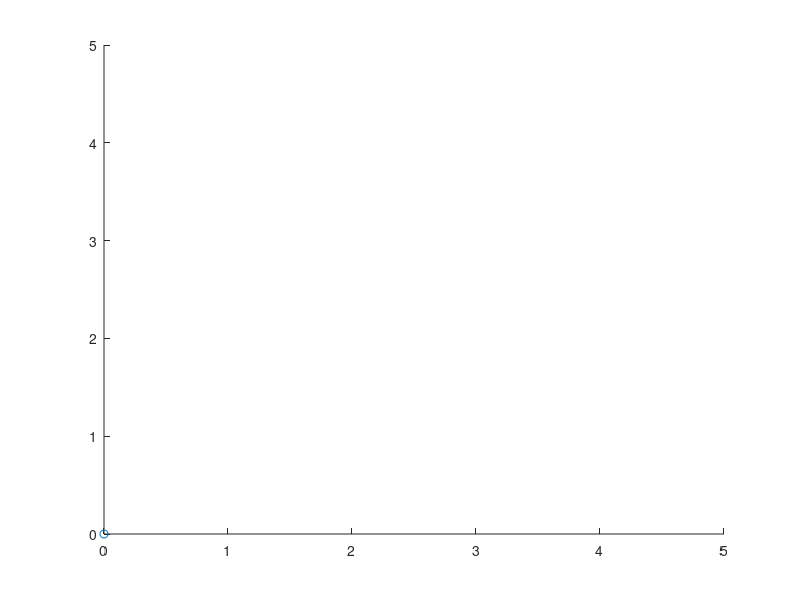

MATLAB code for this plot:
clear
clc

% reading the data
data=csvread('Shapes.csv');

% setting borders between shapes
border=find(data(:,1)==2);

% finding coordinates of all shapes

for count=1:length(border)+1
    store(count).record_1=[];

    if count==1
        height=1:border(1)-1;
    elseif count==length(border)+1
        height=border(end)+1:size(data,1);
    else
        height=border(count-1)+1:border(count)-1;
    end
    
    for i=flip(height)
        for j=1:size(data,2)
            if data(i,j)==1
                store(count).record_1 = [store(count).record_1;[j-1,(0+height(end)-i)]];
            end
        end
    end
    
%     store(count).record_1
end


% practising outputting coordinates on grid
figure(1)
clf
scatter(store(1).record_1(:,1),store(1).record_1(:,2))
xlim([0, 5])
ylim([0, 5])
set(gca, 'XTick', 0:5)
set(gca, 'YTick', 0:5)

% store

% source_coords=store(1).record_1()

%{
hold on

scatter([1,2],[0,1],'x')
%}

angle=90;
fig_num=2;

for shape_count=[1:length(border)+1] % for shape_count=[1:length(border)+1]
%     fprintf('We are doing shape %.0f',shape_count)
    for flip_count=1:2
        
        if flip_count==1
            source_coords=store(shape_count).record_1();
            count_array=[2:4];
        else
            source_coords=[-store(shape_count).record_1(:,1),store(shape_count).record_1(:,2)];
            count_array=[5:8];
        end
        
        for count=count_array
            
            % rotating the shape
            store(shape_count).(genvarname([strcat('record_',num2str(count))])) (:,1) = source_coords(:,1)*cosd(angle*(count-1)) + source_coords(:,2)*sind(angle*(count-1));
            store(shape_count).(genvarname([strcat('record_',num2str(count))])) (:,2) = source_coords(:,2)*cosd(angle*(count-1)) - source_coords(:,1)*sind(angle*(count-1));
            
            % moving the rotated coordinates so the bottom left is at the origin
            store(shape_count).(genvarname([strcat('record_',num2str(count))])) (:,1) = store(shape_count).(genvarname([strcat('record_',num2str(count))]))(:,1) + - min(store(shape_count).(genvarname([strcat('record_',num2str(count))]))(:,1));
            store(shape_count).(genvarname([strcat('record_',num2str(count))])) (:,2) = store(shape_count).(genvarname([strcat('record_',num2str(count))]))(:,2) + - min(store(shape_count).(genvarname([strcat('record_',num2str(count))]))(:,2));
            
            % displaying coords of all shapes
            
%             figure(fig_num)
%             clf
%             scatter(store(shape_count).(genvarname([strcat('record_',num2str(count))]))(:,1),store(shape_count).(genvarname([strcat('record_',num2str(count))]))(:,2))
%             xlim([0, 5])
%             ylim([0, 5])
%             set(gca, 'XTick', 0:5)
%             set(gca, 'YTick', 0:5)

            % displaying coords of just shape 3
                
%             if shape_count==3
%                 figure(fig_num)
%                 clf
%                 scatter(store(shape_count).(genvarname([strcat('record_',num2str(count))]))(:,1),store(shape_count).(genvarname([strcat('record_',num2str(count))]))(:,2))
%                 xlim([0, 5])
%                 ylim([0, 5])
%                 set(gca, 'XTick', 0:5)
%                 set(gca, 'YTick', 0:5)
%             end
            
            fig_num=fig_num+1;
            
        end
    end
end
    

% sorting store struct first by sorting x values and sorting y values in the same way
% then sorting x and y values together
% this makes it easy to see if a rotation of a shape is the same as another rotation of this same shape

for j=1:length(border)+1
    for i = 1:8
%         store(j).(genvarname([strcat('record_',num2str(i))])) (:,1) = sort(store(j).(genvarname([strcat('record_',num2str(i))])) (:,1));
        
        % ordering store struct items according to x values
        [store(j).(genvarname([strcat('record_',num2str(i))]))(:,1), order] = sort(store(j).(genvarname([strcat('record_',num2str(i))])) (:,1));
        store(j).(genvarname([strcat('record_',num2str(i))])) (:,2) = store(j).(genvarname([strcat('record_',num2str(i))])) (order,2);

        % ordering store struct items according to x & y coord values
        temp_sum=sum(store(j).(genvarname([strcat('record_',num2str(i))]))');
        [ordered, order]=sort(temp_sum);
        store(j).(genvarname([strcat('record_',num2str(i))]))=store(j).(genvarname([strcat('record_',num2str(i))]))(order,:);
        
    end
end

%{
% only keeping non-duplicated coords in store

for shape_count=[1:length(border)+1] % for shape_count=[1:length(border)+1]

    for count_duplicate=8:-1:2
        
        duplicate=false;
        
        for i=count_duplicate-1:-1:1
            if store(shape_count).(genvarname([strcat('record_',num2str(count_duplicate))])) == store(shape_count).(genvarname([strcat('record_',num2str(i))]))
                duplicate=true;
                break
            end
        end
        
        if duplicate == true
            store(shape_count).(genvarname([strcat('record_',num2str(count_duplicate))]))=[];
        end
        
    end
end


% putting all orientations from store struct into a new struct called all_orientations

count=1;

for j=1:length(border)+1
    for i = 1:8
        if length(store(j).(genvarname([strcat('record_',num2str(i))]))) ~= 0
            all_orientations(count).record_1=store(j).(genvarname([strcat('record_',num2str(i))]));
            count=count+1;
        end
    end
end  


% trying to find all placements of all orientations
for shape_count=1:size(all_orientations,2) % for shape_count=1:28
    
    widen=5-max(all_orientations(shape_count).record_1(:,1));
    heighten=5-max(all_orientations(shape_count).record_1(:,2));
    
    count=1;
    for j=0:widen
        for i=0:heighten
            all_orientations(shape_count).(genvarname([strcat('record_',num2str(count))]))(:,2)=all_orientations(shape_count).record_1(:,2)+i;
            all_orientations(shape_count).(genvarname([strcat('record_',num2str(count))]))(:,1)=all_orientations(shape_count).record_1(:,1)+j;
            count=count+1;
        end
    end
    
%     % displaying coords after I've found the different possible placements
%     
%     if shape_count==28
%         for show_count=1:count-1
%             figure(show_count)
%             clf
%             scatter(all_orientations(shape_count).(genvarname([strcat('record_',num2str(show_count))]))(:,1),all_orientations(shape_count).(genvarname([strcat('record_',num2str(show_count))]))(:,2))
%             xlim([0, 5])
%             ylim([0, 5])
%             set(gca, 'XTick', 0:5)
%             set(gca, 'YTick', 0:5)
%         end
%     end

end


% making array of coordinates that are available to take

coords_available=[];

count=1;

for j=0:5
    for i=0:5
        coords_available(count,:)=[j,i];
        count=count+1;
    end
end

% removing the stumpers coordinates from the coordinates that are available to take

stumpers=[0,0; 0,2; 1,4; 2,3; 4,1; 5,3; 5,4];

for i=1:size(stumpers,1)
    for through=1:size(coords_available,1)
        if coords_available(through,:)==stumpers(i,:)
            coords_available(through,:)=[-1,-1];
        end
    end
end

% we can reset the coords_available matrix with the coords_available_base matrix
coords_available_base=coords_available;


% made all_placements struct from all_orientations struct
count=1;

for j=1:size(all_orientations,2)
    for i = 1:numel(fieldnames(all_orientations))
        if length(all_orientations(j).(genvarname([strcat('record_',num2str(i))]))) ~= 0
            all_placements(count).record_1=all_orientations(j).(genvarname([strcat('record_',num2str(i))]));
            count=count+1;
        end
    end
end  


% finding the number of orientations per shape

number_of_orientations=zeros(1,size(store,2));

for j=1:size(store,2)
    for i=1:8
        if length(store(j).(genvarname([strcat('record_',num2str(i))]))) ~= 0
            number_of_orientations(j)=number_of_orientations(j)+1;
        end
    end
end

% number_of_orientations


% finding the number of placements per orientation

number_of_placements=zeros(1,size(all_orientations,2));

for j=1:size(all_orientations,2)
    for i=1:numel(fieldnames(all_orientations))
        if length(all_orientations(j).(genvarname([strcat('record_',num2str(i))]))) ~= 0
            number_of_placements(j)=number_of_placements(j)+1;
        end
    end
end

% number_of_placements


% finding the first index that each shape occurs in all_placements

all_placements_borders=[1];

for shape_count=1:size(store,2)-1
    all_placements_borders=[all_placements_borders,all_placements_borders(shape_count)+sum(number_of_placements(1:number_of_orientations(1)))];
    
    number_of_placements(1:number_of_orientations(1))=[];
    number_of_orientations(1)=[];
end

all_placements_borders

% sum(number_of_placements(1:sum(number_of_orientations(1:8))))+1

save('variables')


load('variables')

all_placements_borders_base=all_placements_borders;
careful=[all_placements_borders(2:end),size(all_placements,2)];

whole_puzzle=1
go=true

while 1
%     for whole_puzzle=1:size(store,2)
        
    while go==true & all_placements_borders(whole_puzzle)<careful(whole_puzzle)-1
    
        through_record=[];
        
        for i=1:size(all_placements(all_placements_borders(whole_puzzle)).record_1,1) % for i=1:size(all_placements(all_placements_borders_base(whole_puzzle)).record_1,1)
            for through=1:size(coords_available,1)
                if coords_available(through,:)==all_placements(all_placements_borders(whole_puzzle)).record_1(i,:)
                   
                    through_record=[through_record, through];
%                     coords_available(through,:)=[-1,-1];
        
                end
            end
        end
        
        if length(through_record)==size(all_placements(all_placements_borders_base(whole_puzzle)).record_1,1)
            coords_available(through_record,:)=repmat([-1,-1], [length(through_record),1]);
            go=false;
            
%                 shape_record=;
        else
            all_placements_borders(whole_puzzle)=all_placements_borders(whole_puzzle)+1;
            
%             % testing progress
%             all_placements_borders
        end
        
    end
    
    % testing progress
    all_placements_borders
    
    if go==false & whole_puzzle==size(store,2)
        break
    elseif go==true
        all_placements_borders(whole_puzzle:end)=all_placements_borders_base(whole_puzzle:end);
%         whole_puzzle=whole_puzzle-1;    
        all_placements_borders(whole_puzzle-1)=all_placements_borders(whole_puzzle-1)+1;
        whole_puzzle=1;
        coords_available=coords_available_base;
    else
        whole_puzzle=whole_puzzle+1;
        go=true;
    end
        
%     end
end

% below gives the index in all_placements to all 9 of the 'shape, orientation, placement's that solve the puzzle
all_placements_borders


a=[1,2;
    3,4;
    5,6;
    7,8;
    9,10];

a([1,3],:)=repmat([0,0],[2,1]);
a

careful=[all_placements_borders(2:end),size(all_placements,2)]

% repmat(a,[2,1])



% testing if 141th placement fits in

through_record=[];

for i=1:size(all_placements(141).record_1,1)
    for through=1:size(coords_available,1)
        if coords_available(through,:)==all_placements(141).record_1(i,:)
           
            through_record=[through_record, through];
%             coords_available(through,:)=[-1,-1];

        end
    end
end

through_record
        
%}